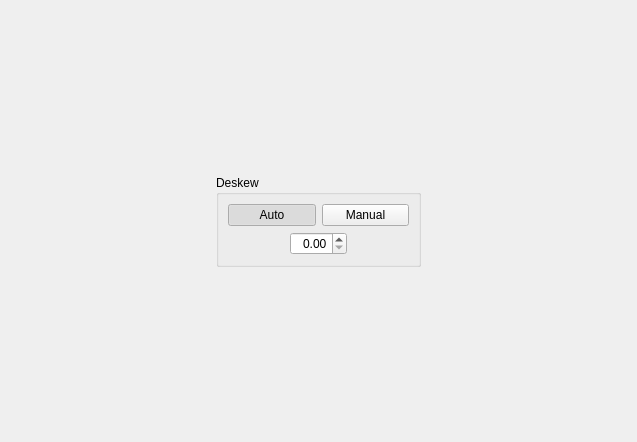
         <widget class="QWidget" name="scrollAreaWidgetContents_3">
          <property name="geometry">
           <rect>
            <x>0</x>
            <y>0</y>
            <width>637</width>
            <height>442</height>
           </rect>
          </property>
          <layout class="QGridLayout" name="gridLayout_3">
           <item row="0" column="1">
            <spacer name="verticalSpacer_5">
             <property name="orientation">
              <enum>Qt::Vertical</enum>
             </property>
             <property name="sizeHint" stdset="0">
              <size>
               <width>1</width>
               <height>1</height>
              </size>
             </property>
            </spacer>
           </item>
           <item row="1" column="0">
            <spacer name="horizontalSpacer_9">
             <property name="orientation">
              <enum>Qt::Horizontal</enum>
             </property>
             <property name="sizeHint" stdset="0">
              <size>
               <width>1</width>
               <height>1</height>
              </size>
             </property>
            </spacer>
           </item>
           <item row="1" column="2">
            <spacer name="horizontalSpacer_10">
             <property name="orientation">
              <enum>Qt::Horizontal</enum>
             </property>
             <property name="sizeHint" stdset="0">
              <size>
               <width>1</width>
               <height>1</height>
              </size>
             </property>
            </spacer>
           </item>
           <item row="1" column="1">
            <widget class="QGroupBox" name="groupBox_3">
             <property name="title">
              <string>Deskew</string>
             </property>
             <layout class="QVBoxLayout" name="verticalLayout_10">
              <item>
               <layout class="QHBoxLayout" name="_6">
                <item>
                 <widget class="QPushButton" name="deskewAutoBtn">
                  <property name="text">
                   <string>Auto</string>
                  </property>
                  <property name="checkable">
                   <bool>true</bool>
                  </property>
                  <property name="checked">
                   <bool>true</bool>
                  </property>
                  <property name="autoExclusive">
                   <bool>true</bool>
                  </property>
                 </widget>
                </item>
                <item>
                 <widget class="QPushButton" name="deskewManualBtn">
                  <property name="text">
                   <string>Manual</string>
                  </property>
                  <property name="checkable">
                   <bool>true</bool>
                  </property>
                  <property name="autoExclusive">
                   <bool>true</bool>
                  </property>
                 </widget>
                </item>
               </layout>
              </item>
              <item>
               <layout class="QHBoxLayout" name="_7">
                <item>
                 <spacer>
                  <property name="orientation">
                   <enum>Qt::Horizontal</enum>
                  </property>
                  <property name="sizeHint" stdset="0">
                   <size>
                    <width>1</width>
                    <height>1</height>
                   </size>
                  </property>
                 </spacer>
                </item>
                <item>
                 <widget class="QDoubleSpinBox" name="angleSpinBox">
                  <property name="alignment">
                   <set>Qt::AlignRight|Qt::AlignTrailing|Qt::AlignVCenter</set>
                  </property>
                  <property name="singleStep">
                   <double>0.010000000000000</double>
                  </property>
                 </widget>
                </item>
                <item>
                 <spacer>
                  <property name="orientation">
                   <enum>Qt::Horizontal</enum>
                  </property>
                  <property name="sizeHint" stdset="0">
                   <size>
                    <width>1</width>
                    <height>1</height>
                   </size>
                  </property>
                 </spacer>
                </item>
               </layout>
              </item>
             </layout>
            </widget>
           </item>
           <item row="2" column="1">
            <spacer name="verticalSpacer_6">
             <property name="orientation">
              <enum>Qt::Vertical</enum>
             </property>
             <property name="sizeHint" stdset="0">
              <size>
               <width>1</width>
               <height>1</height>
              </size>
             </property>
            </spacer>
           </item>
          </layout>
         </widget>
